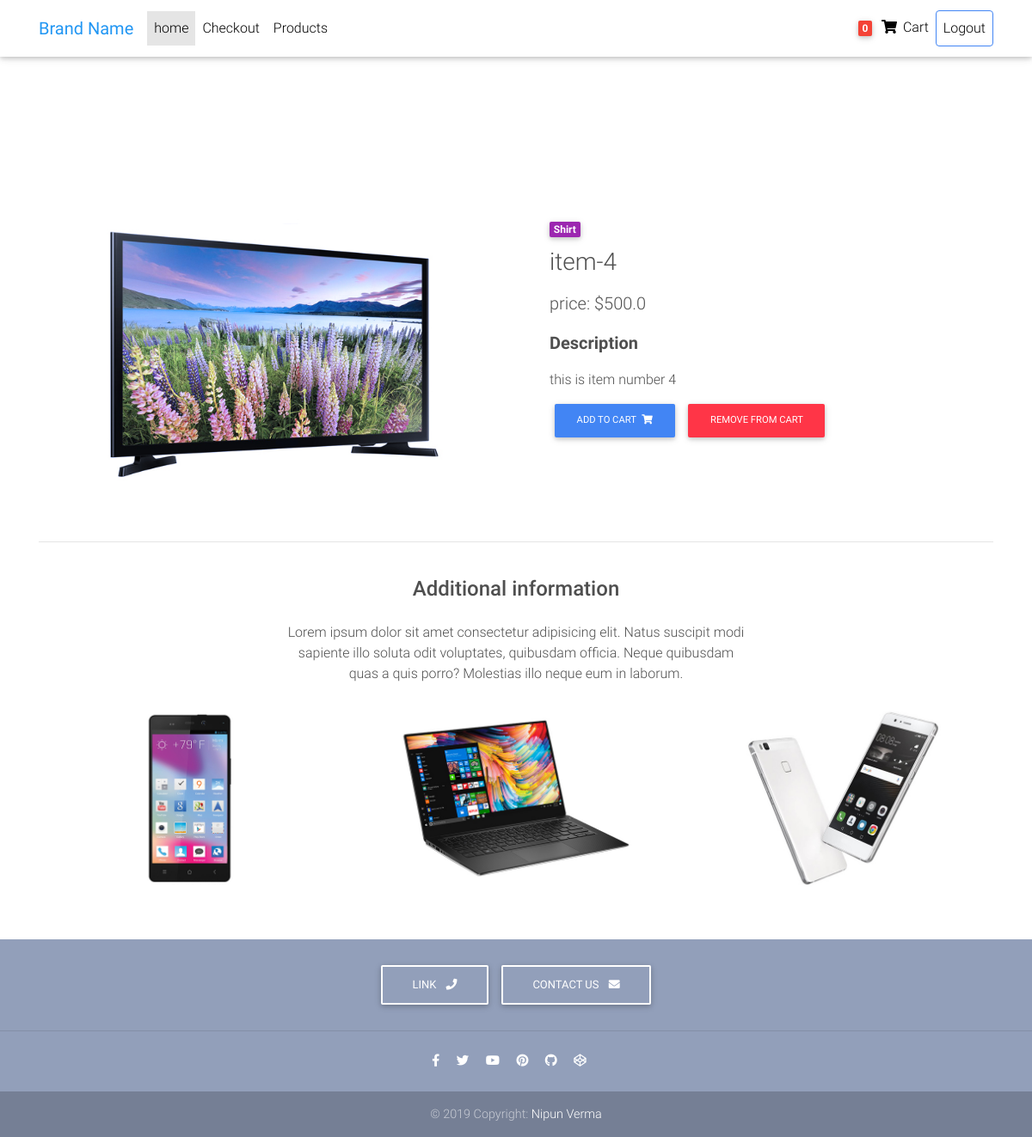
The page /product/item-4/ (signed in) on the database as committed earlier.
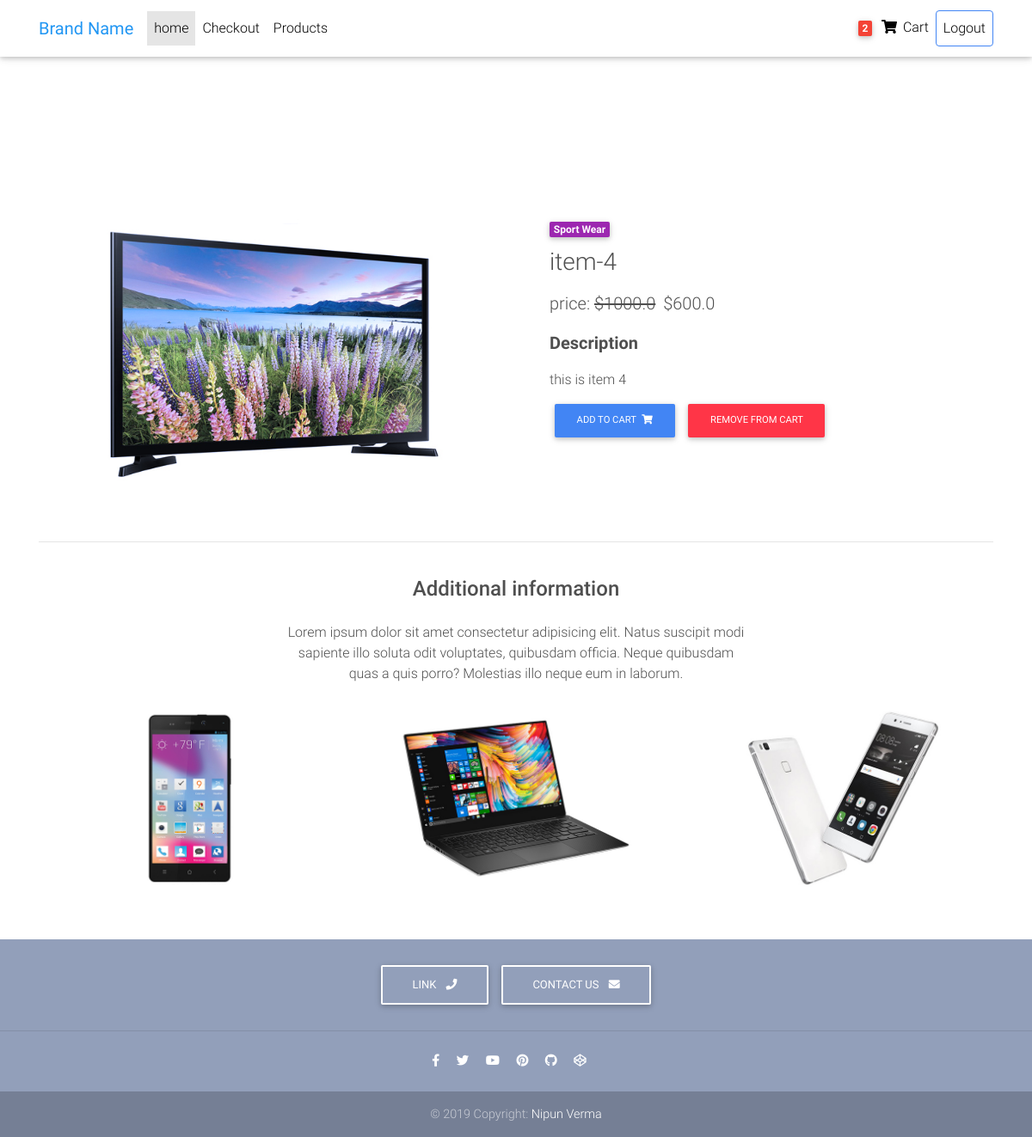
The same page on the database as committed later.
### core/models.py (models this page shows, shortened)
class Order(models.Model):
    user=models.ForeignKey(settings.AUTH_USER_MODEL, on_delete=models.CASCADE)
    items=models.ManyToManyField(OrderItem)
    start_date=models.DateTimeField(auto_now_add=True)
    order_date=models.DateTimeField()
    ordered=models.BooleanField(default=False)

class Item(models.Model):
    title = models.CharField(max_length=256)
    price = models.FloatField()
    discounted_price = models.FloatField(blank=True, null=True)
    description=models.TextField(blank=True, null=True)
    category = models.CharField(choices=CATEGORY_CHOICES, max_length=2)
    label = models.CharField(choices=LABEL_CHOICES, max_length=1)
    slug = models.SlugField()

### core/views.py (the view)
# urls.py: path('product/<slug>/', ItemDetailView.as_view(), name='product'),
class ItemDetailView(DetailView):
    model = Item
    template_name = 'product.html'

### core/templatetags/cart_template_tags.py (called while the page is built)
@register.filter
def cart_item_count(user):
    if user.is_authenticated:
        qs = Order.objects.filter(
            user=user,
            ordered=False,
        )
        if qs.exists():
            return qs[0].items.count()
    return 0

### templates/product.html (shortened to what this page needs)
{% load static %}
<!DOCTYPE html>
<html lang="en">
<head>
  <link rel="stylesheet" href="https://use.fontawesome.com/releases/v5.11.2/css/all.css">
  <link href="{% static 'css/bootstrap.min.css' %}" rel="stylesheet">
  <link href="{% static 'css/mdb.min.css' %}" rel="stylesheet">
  <link href="{% static 'css/style.min.css' %}" rel="stylesheet">
</head>
<body>
    {% include "navbar.html" %}
  <main class="mt-5 pt-4">
    <div class="container dark-grey-text mt-5">
      <div class="row wow fadeIn">
        <div class="col-md-6 mb-4">
          <img src="{% static 'img/items/tv.jpg' %}" class="img-fluid" alt="">
        </div>
        <div class="col-md-6 mb-4">
          <div class="p-4">
            <div class="mb-3">
              <a href="">
                <span class="badge purple mr-1">{{ object.get_category_display }}</span>
              </a>
              <h3 style="margin-top: 10px;">{{ item.title }}</h3>
            </div>
            <p class="lead">
              {% if item.discounted_price %}
                <span class="mr-1">
                  price: <del>${{ item.price }}</del>
                </span>
                <span>${{ item.discounted_price }}</span>
              {% else %}
                <span>price:  ${{ item.price }}</span>
              {% endif %}
            </p>
            {% if item.description %}
              <p class="lead font-weight-bold">Description</p>
              <p>{{ item.description }}</p>
            {% else %}
              {{NULL}}
            {% endif %}
            <a href="{% url 'core:add_to_cart' item.slug %}" class="btn btn-primary btn-md my-0 p">
              Add to cart
                <i class="fas fa-shopping-cart ml-1"></i>
            </a>
            <a href="{% url 'core:remove_from_cart' item.slug %}" class="btn btn-danger btn-md my-0 p">
              remove from cart
            </a>
          </div>
        </div>
      </div>
      <hr>
      <div class="row d-flex justify-content-center wow fadeIn">
        <div class="col-md-6 text-center">
          <h4 class="my-4 h4">Additional information</h4>
          <p>Lorem ipsum dolor sit amet consectetur adipisicing elit. Natus suscipit modi sapiente illo soluta odit
            voluptates,
            quibusdam officia. Neque quibusdam quas a quis porro? Molestias illo neque eum in laborum.</p>
        </div>
      </div>
      <div class="row wow fadeIn">
        <div class="col-lg-4 col-md-12 mb-4">
          <img src="{% static 'img/items/smartphone.jpg' %}" class="img-fluid" alt="">
        </div>
        <div class="col-lg-4 col-md-6 mb-4">
          <img src="{% static 'img/items/lenovo-ideapad.jpg' %}" class="img-fluid" alt="">
        </div>
        <div class="col-lg-4 col-md-6 mb-4">
          <img src="{% static 'img/items/smartphone-2.jpg' %}" class="img-fluid" alt="">
        </div>
      </div>
    </div>
  </main>
      {% include 'footer.html' %}
</body>
</html>

### templates/navbar.html (shortened to what this page needs)
{% load cart_template_tags %}
{% load static %}
<div style="margin-top: 70px; padding: 20px;">
</div>
<nav class="navbar fixed-top navbar-expand-lg navbar-light white scrolling-navbar">
  <div class="container">
    <a class="navbar-brand waves-effect" href="{% url 'core:home' %}">
      <strong class="blue-text">Brand Name</strong>
    </a>
    <div class="collapse navbar-collapse" id="navbarSupportedContent">
          <ul class="navbar-nav mr-auto">
            <li class="nav-item active">
              <a class="nav-link waves-effect" href="{% url 'core:home' %}">home
              </a>
            </li>
            <li class="nav-item">
              <a class="nav-link waves-effect" href="{% url 'core:check' %}">Checkout</a>
            </li>
            <li class="nav-item">
              <a class="nav-link waves-effect" href="#">Products</a>
            </li>
          </ul>
          {% if request.user.is_authenticated %}
          <ul class="navbar-nav nav-flex-icons">
            <li class="nav-item">
              <a class="nav-link waves-effect">
                <span class="badge red z-depth-1 mr-1"> {{ request.user|cart_item_count }} </span>
                  <i class="fas fa-shopping-cart"></i>
                  <span class="clearfix d-none d-sm-inline-block"> Cart </span>
              </a>
            </li>
            <li class="nav-item">
              <a class="nav-link waves-effect border border-primary rounded" href="{% url 'account_logout' %}">Logout</a>
            </li>
          </ul>
          {% else %}
          <ul class="navbar-nav nav-flex-icons">
            <li class="nav-item">
              <a class="nav-link waves-effect border border-primary rounded" href="{% url 'account_login' %}">Logout</a>
            </li>
          </ul>
          {% endif %}
    </div>
  </div>
</nav>

### templates/footer.html
  <footer class="page-footer text-center font-small mt-4 wow fadeIn">
    <div class="pt-4">
      <a class="btn btn-outline-white" href="#" role="button">Link
        <i class="fas fa-phone ml-2"></i>
      </a>
      <a class="btn btn-outline-white" href="mailto:#" role="button">Contact us
        <i class="fas fa-envelope ml-2"></i>
      </a>
    </div>
    <hr class="my-4">
    <div class="pb-4">
      <a href="#" target="_blank">
        <i class="fab fa-facebook-f mr-3"></i>
      </a>
      <a href="#" target="_blank">
        <i class="fab fa-twitter mr-3"></i>
      </a>
      <a href="#" target="_blank">
        <i class="fab fa-youtube mr-3"></i>
      </a>
      <a href="#" target="_blank">
        <i class="fab fa-pinterest mr-3"></i>
      </a>
      <a href="#" target="_blank">
        <i class="fab fa-github mr-3"></i>
      </a>
      <a href="#" target="_blank">
        <i class="fab fa-codepen mr-3"></i>
      </a>
    </div>
    <div class="footer-copyright py-3">
      © 2019 Copyright:
      <a href="https://github.com/Nipun3120" target="_blank"> Nipun Verma </a>
    </div>
  </footer>

Rows that differ between the two databases and show on the page:
removed Item: category "Shirt", title "item-4", price "500.0", description "this is item number 4"
added Item: category "Sport Wear", title "item-4", price "1000.0", discounted_price "600.0", description "this is item 4"
Other text that changed with them:
{{ request.user|cart_item_count }}: "0" → "2"
text no longer shown: "price: $"
text now shown: "price: $ $"
